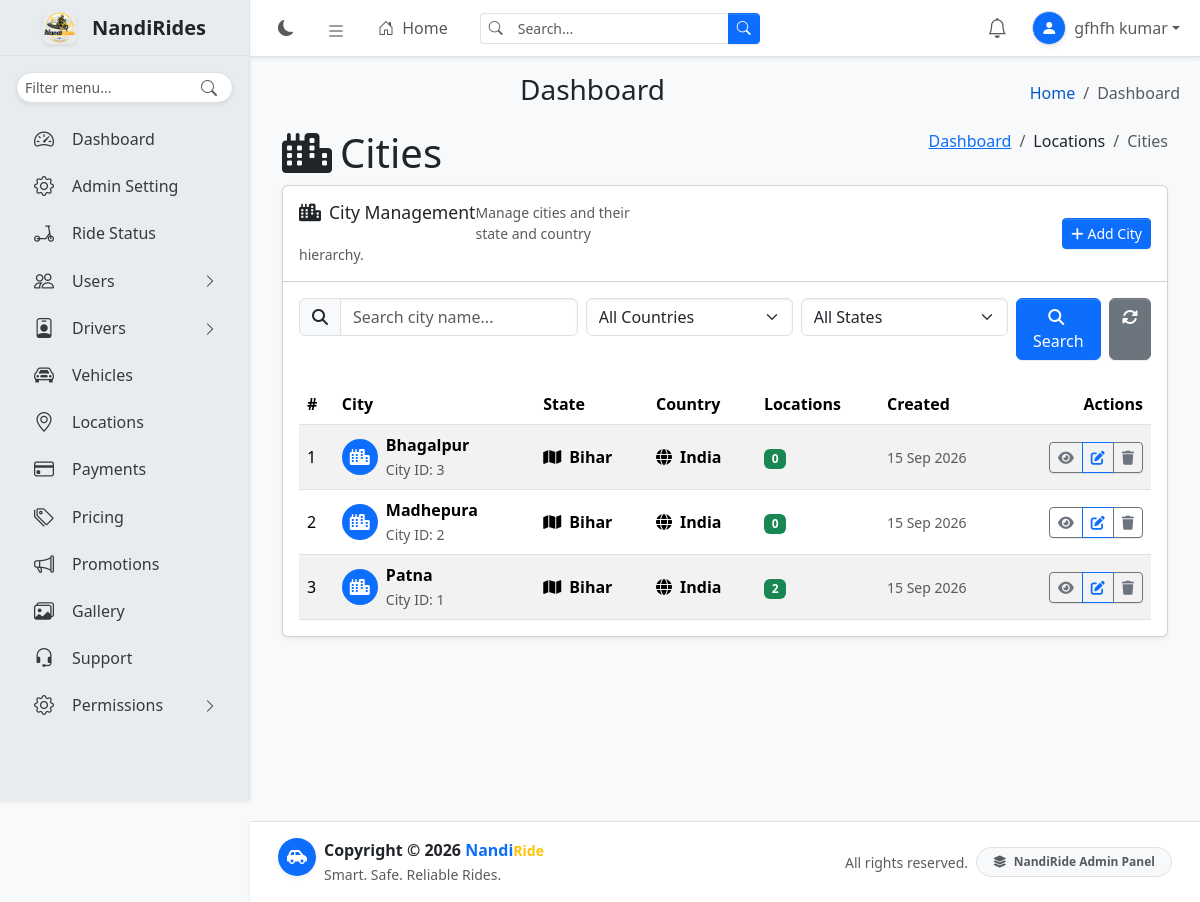
/admindashboard/locations/cities/ (signed in), run on the app's committed database.
### locations/models.py (models this page shows, shortened)
class City(TimeStampedModel):
    state = models.ForeignKey(
        State,
        on_delete=models.PROTECT,
        related_name="cities",
    )
    name = models.CharField(max_length=100)

class State(TimeStampedModel):
    country = models.ForeignKey(
        Country,
        on_delete=models.PROTECT,
        related_name="states",
    )
    name = models.CharField(max_length=100)

class Country(TimeStampedModel):
    name = models.CharField(max_length=100)
    code = models.CharField(max_length=10, unique=True)

### locations/views.py (the view)
@login_required
@permission_required("locations.view_city", raise_exception=True)
def city_list(request):
    query = request.GET.get(
        "q",
        "",
    ).strip()
    country_id = request.GET.get(
        "country",
        "",
    ).strip()
    state_id = request.GET.get(
        "state",
        "",
    ).strip()
    cities = City.objects.select_related(
        "state",
        "state__country",
    ).annotate(
        location_count=Count(
            "locations",
            distinct=True,
        )
    ).order_by(
        "state__country__name",
        "state__name",
        "name",
    )
    if query:
        cities = cities.filter(
            Q(name__icontains=query)
            | Q(state__name__icontains=query)
            | Q(state__country__name__icontains=query)
        )
    if country_id:
        cities = cities.filter(
            state__country_id=country_id
        )
    if state_id:
        cities = cities.filter(
            state_id=state_id
        )
    context = {
        "cities": cities,
        "countries": Country.objects.order_by("name"),
        "states": State.objects.select_related(
            "country"
        ).order_by(
            "country__name",
            "name",
        ),
        "query": query,
        "q": query,
        "selected_country": country_id,
        "selected_state": state_id,
    }
    return render(
        request,
        "locations/city_list.html",
        context,
    )

### core/templatetags/navigation.py (called while the page is built)
def user_has_permission(user, permission):
    if not permission:
        return True
    if not user.is_authenticated:
        return False
    if user.is_superuser:
        return True
    return user.has_perm(permission)

def item_is_visible(user, item):
    if item.get("staff_only") and not user.is_staff:
        return False
    permission = item.get("permission")
    if not user_has_permission(user, permission):
        return False
    return True

@register.simple_tag(takes_context=True)
def get_navigation(context):
    request = context["request"]
    current_url_name = ""
    if request.resolver_match:
        current_url_name = request.resolver_match.url_name
    return build_navigation(
        request.user,
        current_url_name,
    )

### support/context_processors.py (called while the page is built)
def notifications(request):
    if not request.user.is_authenticated:
        return {
            "notifications": [],
            "unread_notifications_count": 0,
        }
    user_notifications = Notification.objects.filter(
        user=request.user
    ).order_by("-created_at")[:10]
    unread_count = Notification.objects.filter(
        user=request.user,
        is_read=False
    ).count()
    return {
        "notifications": user_notifications,
        "unread_notifications_count": unread_count,
    }

### locations/templates/locations/city_list.html (shortened to what this page needs)
{% extends "base.html" %}
{% block content %}
<section class="content-header">
    <div class="container-fluid">
        <div class="row mb-2">
            <div class="col-sm-6">
                <h1 class="m-0">
                    <i class="fas fa-city me-2"></i>Cities
                </h1>
            </div>
            <div class="col-sm-6">
                <ol class="breadcrumb float-sm-end">
                    <li class="breadcrumb-item">
                        <a href="{% url 'dashboard' %}">Dashboard</a>
                    </li>
                    <li class="breadcrumb-item">Locations</li>
                    <li class="breadcrumb-item active">Cities</li>
                </ol>
            </div>
        </div>
    </div>
</section>
<section class="content">
    <div class="container-fluid">
        <div class="card shadow-sm">
            <div class="card-header">
                <div class="d-flex flex-column flex-md-row justify-content-between align-items-md-center gap-2">
                    <div>
                        <h3 class="card-title mb-1">
                            <i class="fas fa-city me-2"></i>City Management
                        </h3>
                        <div class="text-muted small">
                            Manage cities and their state and country hierarchy.
                        </div>
                    </div>
                    <a href="{% url 'city_create' %}" class="btn btn-primary btn-sm">
                        <i class="fas fa-plus me-1"></i>Add City
                    </a>
                </div>
            </div>
            <div class="card-body">
                <form method="get" class="mb-4">
                    <div class="row g-2">
                        <div class="col-lg-4">
                            <div class="input-group">
                                <span class="input-group-text">
                                    <i class="fas fa-search"></i>
                                </span>
                                <input type="text"
                                       name="q"
                                       value="{{ request.GET.q|default:'' }}"
                                       class="form-control"
                                       placeholder="Search city name...">
                            </div>
                        </div>
                        <div class="col-lg-3">
                            <select name="country" class="form-select" id="countryFilter">
                                <option value="">All Countries</option>
                            </select>
                        </div>
                        <div class="col-lg-3">
                            <select name="state" class="form-select" id="stateFilter">
                                <option value="">All States</option>
                            </select>
                        </div>
                        <div class="col-lg-2">
                            <div class="d-flex gap-2">
                                <button type="submit" class="btn btn-primary flex-grow-1">
                                    <i class="fas fa-search me-1"></i>Search
                                </button>
                                <a href="{% url 'city_list' %}"
                                   class="btn btn-secondary"
                                   title="Reset Filters">
                                    <i class="fas fa-sync-alt"></i>
                                </a>
                            </div>
                        </div>
                    </div>
                </form>
                <div class="table-responsive">
                    <table class="table table-hover table-striped align-middle mb-0">
                        <thead>
                            <tr>
                                <th>#</th>
                                <th>City</th>
                                <th>State</th>
                                <th>Country</th>
                                <th>Locations</th>
                                <th>Created</th>
                                <th class="text-end">Actions</th>
                            </tr>
                        </thead>
                        <tbody>
                            {% for city in cities %}
                                <tr>
                                    <td>
                                        {{ forloop.counter }}
                                    </td>
                                    <td>
                                        <div class="d-flex align-items-center">
                                            <span class="bg-primary rounded-circle d-inline-flex align-items-center justify-content-center me-2"
                                                  style="width: 36px; height: 36px;">
                                                <i class="fas fa-city text-white"></i>
                                            </span>
                                            <div>
                                                <div class="fw-semibold">
                                                    {{ city.name }}
                                                </div>
                                                <small class="text-muted">
                                                    City ID: {{ city.pk }}
                                                </small>
                                            </div>
                                        </div>
                                    </td>
                                    <td>
                                        <div class="fw-semibold">
                                            <i class="fas fa-map me-1"></i>
                                            {{ city.state.name }}
                                        </div>
                                    </td>
                                    <td>
                                        <div class="fw-semibold">
                                            <i class="fas fa-globe me-1"></i>
                                            {{ city.state.country.name }}
                                        </div>
                                    </td>
                                    <td>
                                        <span class="badge bg-success">
                                            {{ city.locations.count }}
                                        </span>
                                    </td>
                                    <td>
                                        <span class="text-muted small">
                                            {{ city.created_at|date:"d M Y" }}
                                        </span>
                                    </td>
                                    <td class="text-end">
                                        <div class="btn-group" role="group">
                                            <a href="{% url 'city_detail' city.pk %}"
                                               class="btn btn-sm btn-outline-secondary"
                                               title="View City">
                                                <i class="fas fa-eye"></i>
                                            </a>
                                            <a href="{% url 'city_edit' city.pk %}"
                                               class="btn btn-sm btn-outline-primary"
                                               title="Edit City">
                                                <i class="fas fa-edit"></i>
                                            </a>
                                            <button type="button"
                                                    class="btn btn-sm btn-outline-secondary"
                                                    title="Delete City"
                                                    data-bs-toggle="modal"
                                                    data-bs-target="#deleteCityModal{{ city.pk }}">
                                                <i class="fas fa-trash"></i>
                                            </button>
                                        </div>
                                    </td>
                                </tr>
                            {% endfor %}
                        </tbody>
                    </table>
                </div>
            </div>
        </div>
    </div>
</section>
{% endblock %}

### templates/includes/navbar.html (shortened to what this page needs)
{% load static %}
<nav class="app-header navbar navbar-expand bg-body border-bottom shadow-sm {% if request.resolver_match.url_name == 'login' %}app-header-login{% else %}app-header-dashboard{% endif %}" style="position:fixed!important;top:0;right:0;z-index:1030!important;">
    <div class="container-fluid position-relative">
        <ul class="navbar-nav align-items-center">
            <li class="nav-item">
                <button type="button" class="nav-link border-0 bg-transparent rounded-circle" id="theme-toggle" aria-label="Toggle theme" title="Toggle theme">
                    <i class="bi bi-moon-fill" id="theme-icon"></i>
                </button>
            </li>
            {% if request.resolver_match.url_name != 'login' %}
            <li class="nav-item">
                <a class="nav-link rounded" data-lte-toggle="sidebar" href="#" role="button" aria-label="Toggle sidebar" title="Toggle sidebar">
                    <i class="bi bi-list fs-5"></i>
                </a>
            </li>
            <li class="nav-item d-none d-md-block">
                <a href="{% url 'dashboard' %}" class="nav-link fw-medium">
                    <i class="bi bi-house-door me-1"></i>
                    Home
                </a>
            </li>
            {% endif %}
        </ul>
        {% if request.resolver_match.url_name == 'login' %}
        <div class="position-absolute top-50 start-50 translate-middle d-flex align-items-center gap-3 text-nowrap">
            <img src="{% static 'user/images/logo.png' %}" alt="NandiRide Logo" width="42" height="42" class="rounded-3 shadow-sm">
            <div class="lh-sm">
                <div class="fw-bold fs-5 text-body">
                    Welcome to the Nandi<small class="text-warning">Ride</small>
                    <span class="fs-5 text-body fw-semibold">Administration Portal</span>
                </div>
            </div>
        </div>
        {% else %}
        <form class="d-none d-md-flex ms-3" role="search" method="get" action="#">
            <div class="input-group input-group-sm">
                <span class="input-group-text bg-body border-end-0">
                    <i class="bi bi-search text-body-secondary"></i>
                </span>
                <input type="search" id="navbar-search-input" name="q" class="form-control border-start-0 shadow-none" placeholder="Search..." autocomplete="off" value="{{ request.GET.q|default:'' }}">
                <button type="submit" class="btn btn-primary">
                    <i class="bi bi-search"></i>
                </button>
            </div>
        </form>
        {% endif %}
        <ul class="navbar-nav ms-auto align-items-center">
            {% if user.is_authenticated %}
            <li class="nav-item dropdown notification-nav-item">
                <a class="nav-link notification-bell-wrapper rounded-circle"
                   href="#"
                   role="button"
                   data-bs-toggle="dropdown"
                   aria-expanded="false"
                   aria-label="Notifications"
                   title="Notifications">
                    <i class="bi bi-bell fs-5"></i>
                </a>
            </li>
            <li class="nav-item dropdown ms-1">
                <a class="nav-link dropdown-toggle d-flex align-items-center px-2" href="#" role="button" data-bs-toggle="dropdown" aria-expanded="false">
                    {% if user.profile.profile_image %}
                    <img src="{{ user.profile.profile_image.url }}" class="rounded-circle shadow-sm border me-2 object-fit-cover" width="34" height="34" alt="User profile">
                    {% else %}
                    <span class="rounded-circle shadow-sm border me-2 bg-primary text-white d-inline-flex align-items-center justify-content-center" style="width:34px;height:34px;">
                        <i class="bi bi-person-fill"></i>
                    </span>
                    {% endif %}
                    <span class="d-none d-md-inline fw-medium">{{ user.get_full_name|default:user.get_username }}</span>
                </a>
            </li>
            {% endif %}
        </ul>
    </div>
</nav>

### static/css/custom.css (style rules this page uses)
body { min-height: 100vh; }
.card { margin-bottom: 1rem; }

### templates/includes/navbar.html (style rules this page uses)
.notification-nav-item { position: relative; }
.notification-bell-wrapper { width: 42px; height: 42px; display: inline-flex; align-items: center; justify-content: center; position: relative; margin-right: 2px; }
.notification-bell-wrapper .bi-bell { line-height: 1; }

### data on the page
City: name "Bhagalpur", pk "3", state.name "Bihar", state.country.name "India", locations.count "0", created_at "15 Sep 2026"
City: name "Madhepura", pk "2", state.name "Bihar", state.country.name "India", locations.count "0", created_at "15 Sep 2026"
City: name "Patna", pk "1", state.name "Bihar", state.country.name "India", locations.count "2", created_at "15 Sep 2026"

### other printed values
{{ user.get_full_name|default:user.get_username }} "gfhfh kumar"
{{ item.title }} "Dashboard" "Admin Setting" "Ride Status" "Vehicles" "Locations" "Payments" "Pricing" "Promotions" "Gallery" "Support"
{{ item.title }} "Users" "Drivers" "Permissions"
{{ page_title|default:"Dashboard" }} "Dashboard"
